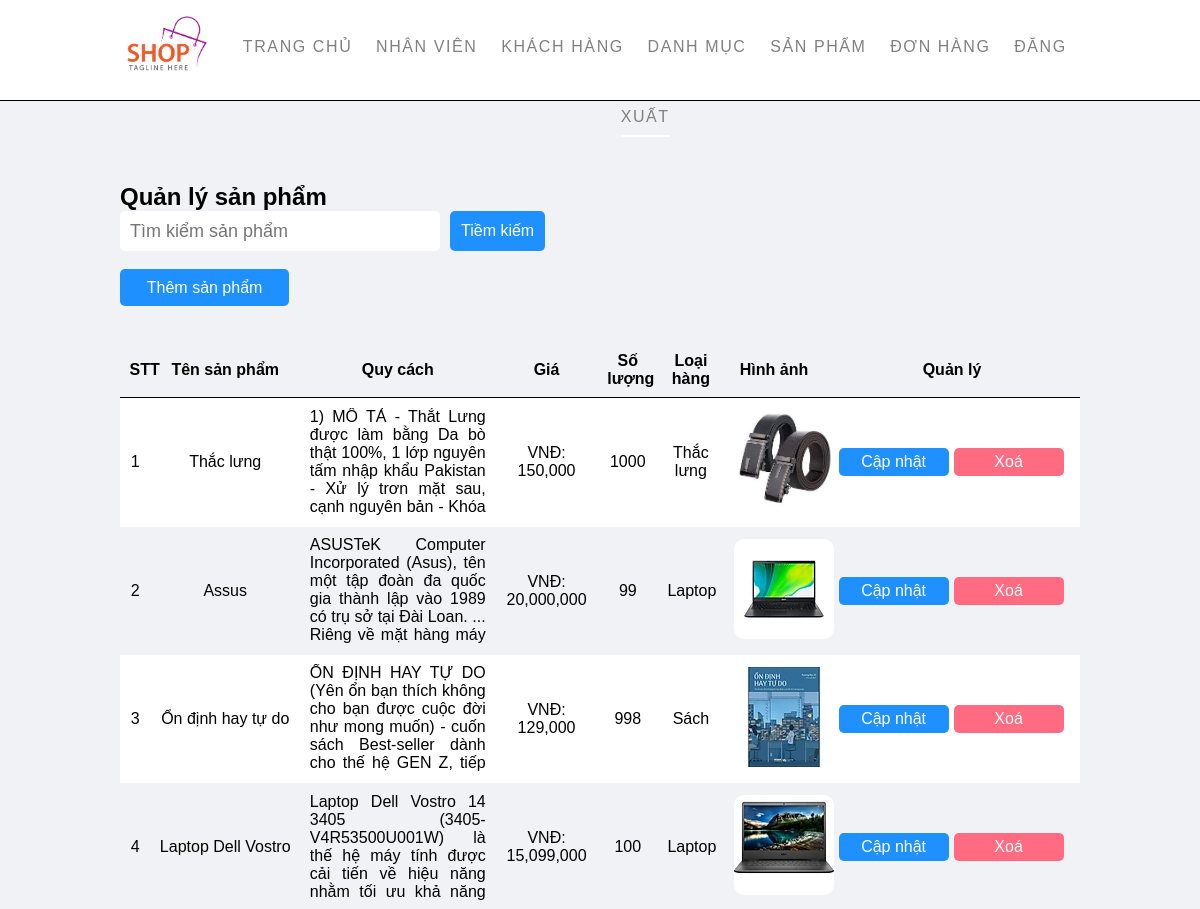
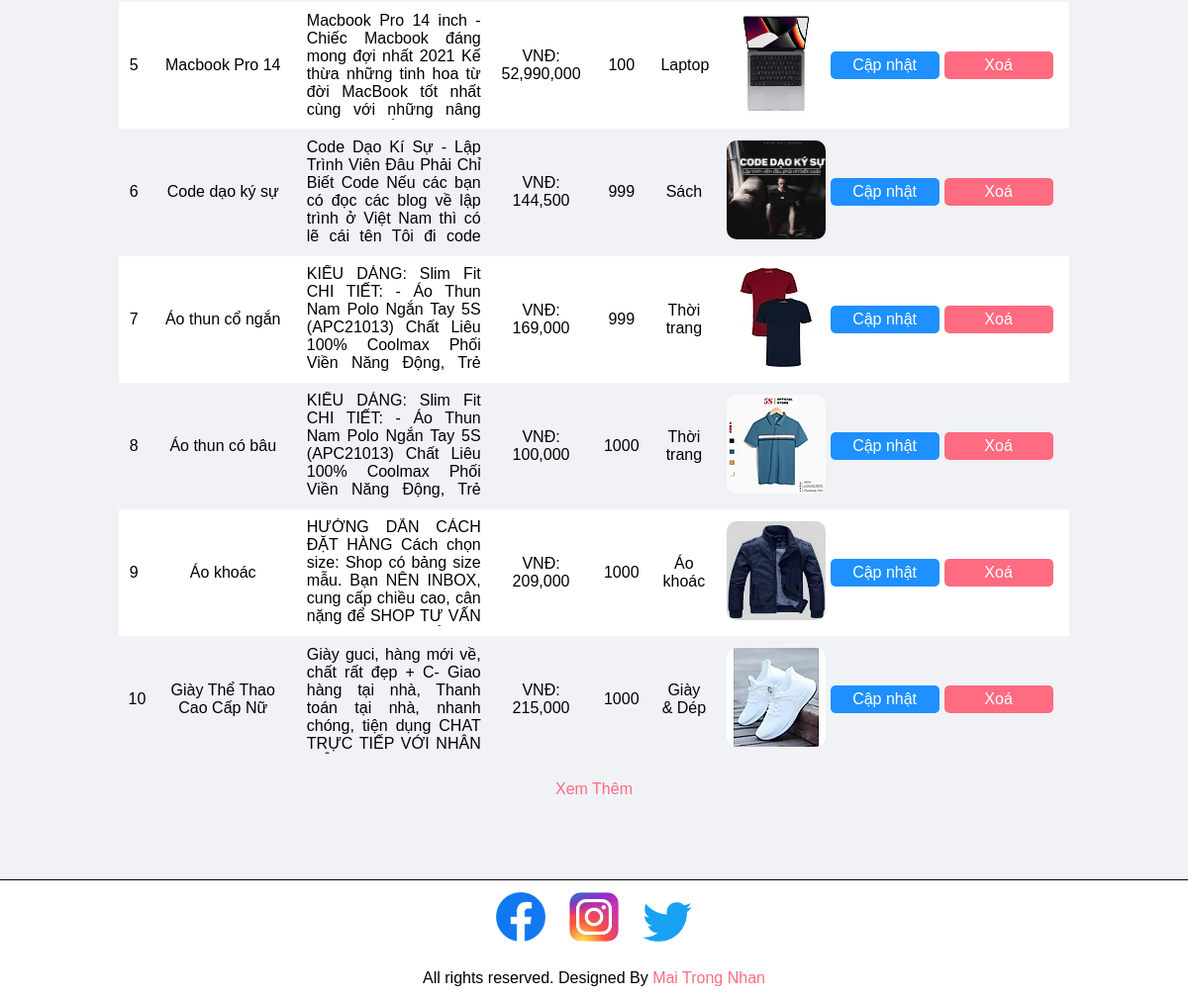
The app's page /admin/manager-products.php (signed in) with its own data (2 pictures, top to bottom).
### tables this page shows
CREATE TABLE `HangHoa` (
  `MSHH` int(5) NOT NULL,
  `TenHH` varchar(100) DEFAULT NULL,
  `QuyCach` varchar(2000) DEFAULT NULL,
  `Gia` int(20) DEFAULT NULL,
  `SoLuongHang` int(10) DEFAULT NULL,
  `MaLoaiHang` int(5) DEFAULT NULL
);

CREATE TABLE `LoaiHangHoa` (
  `MaLoaiHang` int(5) NOT NULL,
  `TenLoaiHang` varchar(100) DEFAULT NULL,
  `HinhAnh` varchar(50) DEFAULT NULL
);

CREATE TABLE `HinhHangHoa` (
  `MaHinh` int(5) NOT NULL,
  `TenHinh` varchar(200) DEFAULT NULL,
  `MSHH` int(5) DEFAULT NULL
);

### Config/connect.php (called while the page is built, shortened)
<?php
function executeSQLResult ($conn, $sql) {
    $result = mysqli_query($conn, $sql);
    $data = array();
    while ($row = mysqli_fetch_array($result)) {
        $data[] = $row;
    }
    return $data;
}
?>

### Admin/manager-products.php (the view, shortened to what this page needs)
<?php include('./layouts/header.php') ?>
<section class="main text-content">
    <div class="container">
        <h1>Quản lý sản phẩm</h1>
        <div class="search">
            <input type="text" name='search' class="search-input" placeholder="Tìm kiểm sản phẩm">
            <button class="search-btn btn-primary" id="load-search-product"> Tiềm kiếm </button>
        </div>
        <br>
        <a href=<?php echo URL . "admin/add-product.php"; ?> class="btn-200 btn-primary">Thêm sản phẩm</a>
        <br><br>
        <table class="tbl-manager">
            <tr>
                <th>STT</th>
                <th>Tên sản phẩm</th>
                <th>Quy cách</th>
                <th>Giá</th>
                <th>Số lượng</th>
                <th>Loại hàng</th>
                <th>Hình ảnh</th>
                <th>Quản lý</th>
            </tr>
            <?php
            $conn = connectToDatabase();
            $sql = "SELECT HangHoa.MSHH, TenHH, QuyCach, Gia, SoLuongHang, TenLoaiHang
                    FROM HangHoa, LoaiHangHoa
                    WHERE LoaiHangHoa.MaLoaiHang = HangHoa.MaLoaiHang LIMIT 10;";
            $listProducts = executeSQLResult($conn, $sql);
            for ($i = 1; $i <= count($listProducts); $i++) {
                $id = $listProducts[$i - 1]['MSHH'];
                if ($id !== $listProducts[$i - 2]['MSHH']) {
                    $nameProduct = $listProducts[$i - 1]['TenHH'];
                    $description = $listProducts[$i - 1]['QuyCach'];
                    $price = $listProducts[$i - 1]['Gia'];
                    $price = strval($price);
                    $index = strlen($price) - 3;
                    while ($index > 0) {
                        $price = substr($price, 0, $index).",".substr($price,$index);
                         $index = $index - 3;
                    }
                    $quality = $listProducts[$i - 1]['SoLuongHang'];
                    $category = $listProducts[$i - 1]['TenLoaiHang'];
                    $sql = "SELECT * FROM HinhHangHoa WHERE MSHH = $id LIMIT 1";
                    $result_image = executeSQLResult($conn, $sql);
                    $image_name = $result_image[0]['TenHinh'];
                    $pathImage = URL . 'images/products/' . $image_name;
                    if ($i % 2 == 0) {
            ?>
                        <tr class="text-center">
                            <td><?php echo $i; ?></td>
                            <td class="name-product"><?php echo $nameProduct; ?></td>
                            <td class="description">
                                <div class="limit-height"><?php echo $description; ?></div>
                            </td>
                            <td>VNĐ: <?php echo $price; ?></td>
                            <td><?php echo $quality; ?></td>
                            <td><?php echo $category; ?></td>
                            <td><a href=<?php echo $pathImage; ?>><img src=<?php echo $pathImage; ?> width="100px" height="100px" alt="No image" class="img-category"></a></td>
                            <td>
                                <a href=<?php echo URL . "admin/update-product.php?id=" . $id; ?> class="btn-primary">Cập nhật</a>
                                <a href=<?php echo URL . "admin/delete-item.php?id=" . $id . "&type=3"; ?> class="btn-danger">Xoá</a>
                            </td>
                        </tr>
                    <?php
                    } else {
                    ?>
                        <tr class="white text-center">
                            <td><?php echo $i; ?></td>
                            <td class="name-product"><?php echo $nameProduct; ?></td>
                            <td class="description">
                                <div class="limit-height"><?php echo $description; ?></div>
                            </td>
                            <td>VNĐ: <?php echo $price; ?></td>
                            <td><?php echo $quality; ?></td>
                            <td><?php echo $category; ?></td>
                            <td><a href=<?php echo $pathImage; ?>><img src=<?php echo $pathImage; ?> width="100px" height="100px" alt="No image" class="img-category"></a></td>
                            <td>
                                <a href=<?php echo URL . "admin/update-product.php?id=" . $id; ?> class="btn-primary">Cập nhật</a>
                                <a href=<?php echo URL . "admin/delete-item.php?id=" . $id . "&type=3"; ?> class="btn-danger">Xoá</a>
                            </td>
                        </tr>
            <?php
                    }
                }
            }
            ?>
        </table>
        <br>
        <p class="text-center pink load-more" id="load-product">Xem Thêm</p>
    </div>
</section>
<?php
include('./layouts/footer.php');
?>

### Admin/css/style.css (style rules this page uses)
* { margin: 0; padding: 0; font-family: Arial, Helvetica, sans-serif; }
body { margin: 0; padding: 0; width: 100%; }
.container { width: 80%; margin: 0 auto; padding: 1%; }
.text-center { text-align: center; }
.pink { color: #ff6b81; }
.white { background-color: white; }
.btn-200 { width: 150px; border: 0; }
.btn-primary { background-color: #1e90ff; padding: 1%; border: 0; border-radius: 5px; color: white; text-decoration: none; display: block; text-align: center; }
.btn-danger { background-color: #ff6b81; padding: 1%; border-radius: 5px; color: white; text-decoration: none; display: block; text-align: center; }
a { text-decoration: none; }
.main { background-color: #f1f2f6; padding-top: 70px; padding-bottom: 70px; border-bottom: 1px solid; }
.tbl-manager { width: 100%; padding: 0; margin: 0; border-spacing: 0; }
.tbl-manager tr th { border-bottom: 1px solid black; padding: 1%; margin-left: 100px; }
.tbl-manager tr td { padding: 1%; }
.tbl-manager tr td:last-child { width: 16em; }
.tbl-manager tr td:last-child a { width: 100px; float: left; padding: 5px; margin-left: 5px; }
.img-category { border-radius: 10px; }
.description { min-width: 100px; max-width: 250px; text-align: justify; }
.limit-height { max-height: 109px; overflow: hidden; }
.name-product { width: 150px; }
.load-more { cursor: pointer; }
.search { width: 100%; }
.search-input { width: 300px; height: 40px; border-radius: 5px; border: 0; font-size: 18px; padding: 0 10px 0 10px; float: left; }
.search-btn { font-size: 16px; margin-left: 10px; padding: 11px; float: left; }

### records on screen
hanghoa: TenHH "Thắc lưng", QuyCach "1) MÔ TẢ - Thắt Lưng được làm bằng Da bò thật 100%, 1 lớp nguyên tấm nhập khẩu Pakistan - Xử lý trơn mặt sau, cạnh nguyên bản - Khóa…", Gia "150,000", SoLuongHang "1000", MaLoaiHang.TenLoaiHang "Thắc lưng", hinhhanghoa.TenHinh (picture)
hanghoa: TenHH "Assus", QuyCach "ASUSTeK Computer Incorporated (Asus), tên một tập đoàn đa quốc gia thành lập vào 1989 có trụ sở tại Đài Loan. ... Riêng về mặt hàng máy…", Gia "20,000,000", SoLuongHang "99", MaLoaiHang.TenLoaiHang "Laptop", hinhhanghoa.TenHinh (picture)
hanghoa: TenHH "Ổn định hay tự do", QuyCach "ỔN ĐỊNH HAY TỰ DO (Yên ổn bạn thích không cho bạn được cuộc đời như mong muốn) - cuốn sách Best-seller dành cho thế hệ GEN Z, tiếp…", Gia "129,000", SoLuongHang "998", MaLoaiHang.TenLoaiHang "Sách", hinhhanghoa.TenHinh (picture)
hanghoa: TenHH "Laptop Dell Vostro", QuyCach "Laptop Dell Vostro 14 3405 (3405-V4R53500U001W) là thế hệ máy tính được cải tiến về hiệu năng nhằm tối ưu khả năng…", Gia "15,099,000", SoLuongHang "100", MaLoaiHang.TenLoaiHang "Laptop", hinhhanghoa.TenHinh (picture)
hanghoa: TenHH "Macbook Pro 14", QuyCach "Macbook Pro 14 inch - Chiếc Macbook đáng mong đợi nhất 2021 Kế thừa những tinh hoa từ đời MacBook tốt nhất cùng với những nâng…", Gia "52,990,000", SoLuongHang "100", MaLoaiHang.TenLoaiHang "Laptop", hinhhanghoa.TenHinh (picture)
hanghoa: TenHH "Code dạo ký sự", QuyCach "Code Dạo Kí Sự - Lập Trình Viên Đâu Phải Chỉ Biết Code Nếu các bạn có đọc các blog về lập trình ở Việt Nam thì có lẽ cái tên Tôi đi code…", Gia "144,500", SoLuongHang "999", MaLoaiHang.TenLoaiHang "Sách", hinhhanghoa.TenHinh (picture)
hanghoa: TenHH "Áo thun cổ ngắn", QuyCach "KIỂU DÁNG: Slim Fit CHI TIẾT: - Áo Thun Nam Polo Ngắn Tay 5S (APC21013) Chất Liêu 100% Coolmax Phối Viền Năng Động, Trẻ…", Gia "169,000", SoLuongHang "999", MaLoaiHang.TenLoaiHang "Thời trang", hinhhanghoa.TenHinh (picture)
hanghoa: TenHH "Áo thun có bâu", QuyCach "KIỂU DÁNG: Slim Fit CHI TIẾT: - Áo Thun Nam Polo Ngắn Tay 5S (APC21013) Chất Liêu 100% Coolmax Phối Viền Năng Động, Trẻ…", Gia "100,000", SoLuongHang "1000", MaLoaiHang.TenLoaiHang "Thời trang", hinhhanghoa.TenHinh (picture)
hanghoa: TenHH "Áo khoác", QuyCach "HƯỚNG DẪN CÁCH ĐẶT HÀNG Cách chọn size: Shop có bảng size mẫu. Bạn NÊN INBOX, cung cấp chiều cao, cân nặng để SHOP TƯ VẤN…", Gia "209,000", SoLuongHang "1000", MaLoaiHang.TenLoaiHang "Áo khoác", hinhhanghoa.TenHinh (picture)
hanghoa: TenHH "Giày Thể Thao Cao Cấp Nữ", QuyCach "Giày guci, hàng mới về, chất rất đẹp + C- Giao hàng tại nhà, Thanh toán tại nhà, nhanh chóng, tiện dụng CHAT TRỰC TIẾP VỚI NHÂN…", Gia "215,000", SoLuongHang "1000", MaLoaiHang.TenLoaiHang "Giày & Dép", hinhhanghoa.TenHinh (picture)
